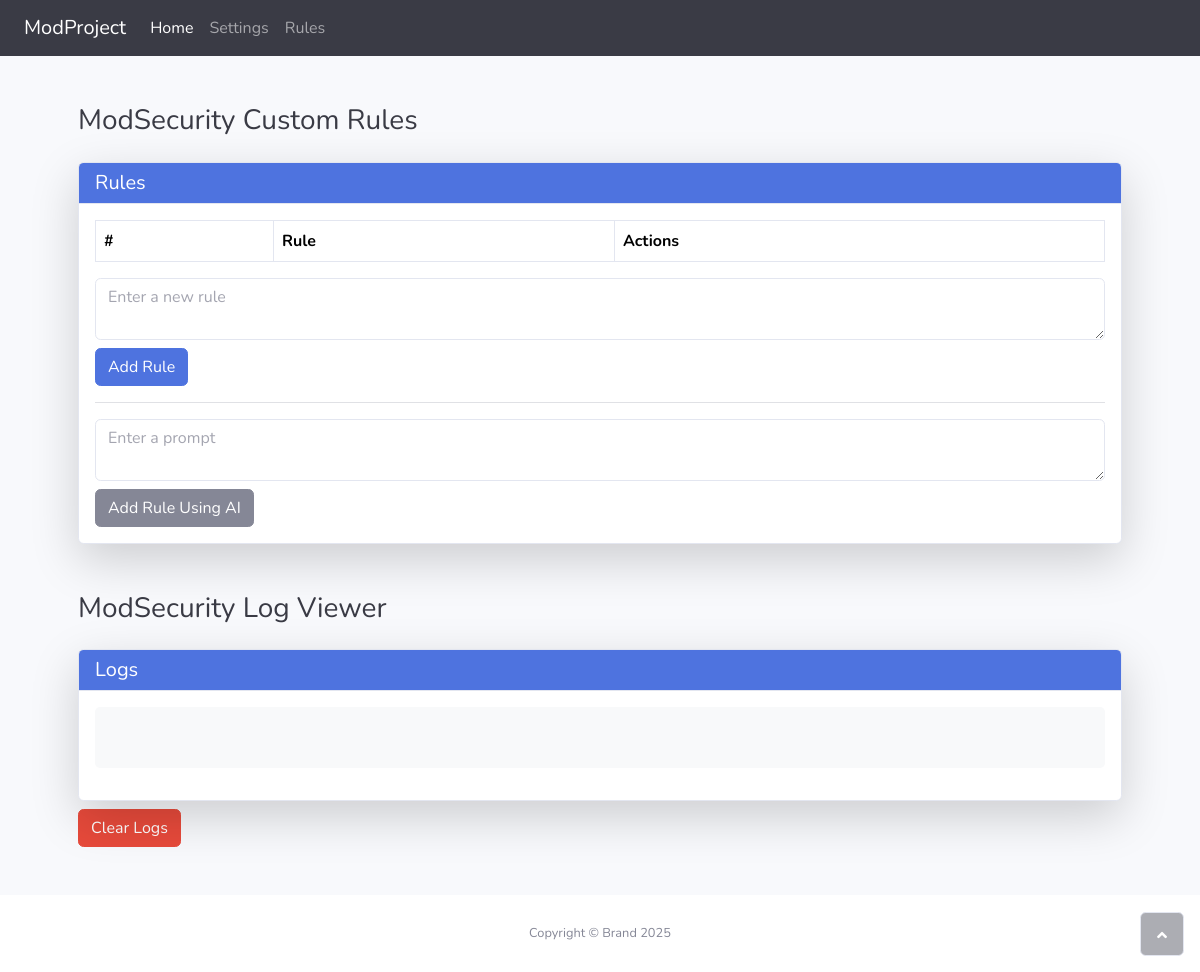
/modsettings, run on an earlier commit of the app's database.
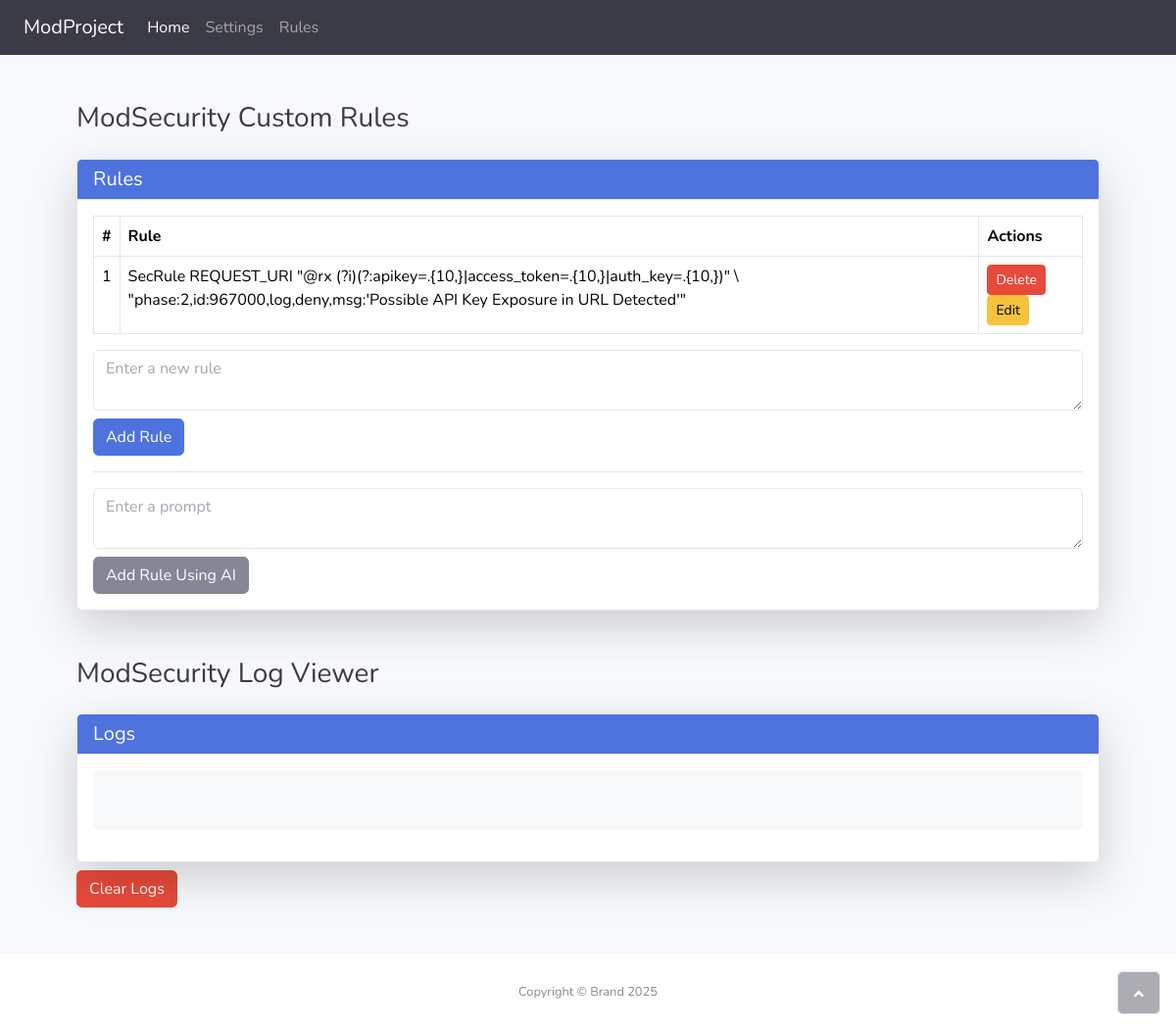
And on a later commit of the database.
### tables this page shows
CREATE TABLE rules (
            id INTEGER PRIMARY KEY AUTOINCREMENT,
            rule TEXT NOT NULL
        );

### app.py (the view, shortened to what this page needs)
@app.route('/modsettings', methods=['GET', 'POST'])
def panel():
    show_alert = False
    error_message = ""
    new_rule_id = None
    new_rule = None  # Initialize to avoid UnboundLocalError
    ai_rule = None  # Initialize AI-generated rule variable
    rules = get_all_rules()
    try:
        rendered_rules = render_template('modsec_rules_template.j2', rules=rules)
        with open(RULE_FILE_PATH, 'w') as file:
            file.write(rendered_rules)
        try:
            check_nginx()
        except subprocess.CalledProcessError:
            if new_rule_id:
                delete_rule(new_rule_id)  # Remove the rule if the test fails
            show_alert = True
            error_message = "NGINX configuration test failed. Rule was removed."
            return render_template('modsettings.html', rules=get_all_rules(), show_alert=show_alert, error_message=error_message)
        restart_nginx()
    except IOError as e:
        if new_rule_id:
            delete_rule(new_rule_id)
        show_alert = True
        error_message = f"Error writing to configuration file: {e}"
    except subprocess.CalledProcessError as e:
        if new_rule_id:
            delete_rule(new_rule_id)
        show_alert = True
        error_message = f"Error restarting NGINX: {e.stderr.decode()}"
    return render_template('modsettings.html', rules=rules, show_alert=show_alert, error_message=error_message)

### database.py (called while the page is built)
def get_db_connection():
    conn = sqlite3.connect(DATABASE)
    conn.row_factory = sqlite3.Row  # Return rows as dictionaries
    return conn

def get_all_rules():
    conn = get_db_connection()
    cursor = conn.cursor()
    cursor.execute('SELECT id, rule FROM rules')
    rules = cursor.fetchall()
    conn.close()
    return rules

### templates/modsettings.html (shortened to what this page needs)
{% extends 'includes/base.html' %}
{% block content %}
    <div id="wrapper">
        <div class="d-flex flex-column" id="content-wrapper">
            <div id="content">
                <div class="container my-5">
                    <div class="container-fluid">
                        <h3 class="text-dark mb-4">ModSecurity Custom Rules</h3>
                        <div class="card shadow-lg">
                            <div class="card-header bg-primary text-white">
                                <h5 class="mb-0">Rules</h5>
                            </div>
                            <div class="card-body">
                                <table class="table table-bordered">
                                    <thead>
                                        <tr>
                                            <th>#</th>
                                            <th>Rule</th>
                                            <th>Actions</th>
                                        </tr>
                                    </thead>
                                    <tbody>
                                        {% for rule in rules %}
                                        <tr>
                                            <td>{{ loop.index }}</td>
                                            <td>{{ rule[1] }}</td>
                                            <td>
                                                <form method="POST" action="{{ url_for('delete_rule_view', rule_id=rule[0]) }}" style="display:inline;">
                                                    <button class="btn btn-danger btn-sm">Delete</button>
                                                </form>
                                                <form method="POST" action="{{ url_for('edit_rule_view', rule_id=rule['id']) }}" style="display: inline;">
                                                    <button type="button" class="btn btn-warning btn-sm" onclick="editRule(this)">Edit</button>
                                                </form>
                                            </td>
                                        </tr>
                                        {% endfor %}
                                    </tbody>
                                </table>
                                <div class="mt-3">
                                    <form method="POST" action="{{ url_for('panel') }}">
                                        <textarea name="newRule" class="form-control" placeholder="Enter a new rule"></textarea>
                                        <button class="btn btn-primary mt-2">Add Rule</button>
                                    </form>
                                    <hr>
                                    <form method="POST" action="{{ url_for('panel') }}">
                                        <textarea class="form-control" name="generateRule" placeholder="Enter a prompt"></textarea>
                                        <button type="submit" class="btn btn-secondary mt-2">Add Rule Using AI</button>
                                    </form>
                                </div>
                            </div>
                        </div>
                    </div>
                    <div class="container my-5">
                        <h3 class="text-dark mb-4">ModSecurity Log Viewer</h3>
                        <div class="card shadow-lg">
                            <div class="card-header bg-primary text-white">
                                <h5 class="mb-0">Logs</h5>
                            </div>
                            <div class="card-body">
                                <pre id="logViewer" style="max-height: 600px; overflow-y: auto; background-color: #f8f9fa; padding: 20px; border-radius: 5px; font-family: monospace; font-size: 14px; line-height: 1.5; white-space: pre-wrap; word-wrap: break-word;">
                                </pre>
                            </div>
                        </div>
                        <button id="clearLogs" class="btn btn-danger mt-2">Clear Logs</button>
                    </div>
                </div>
            </div>
            <footer class="bg-white sticky-footer">
                <div class="container my-auto">
                    <div class="text-center my-auto copyright"><span>Copyright © Brand 2025</span></div>
                </div>
            </footer>
        </div><a class="border rounded d-inline scroll-to-top" href="#page-top"><i class="fas fa-angle-up"></i></a>
    </div>
{% endblock %}

### templates/includes/base.html (shortened to what this page needs)
<!DOCTYPE html>
<html lang="en">
<head>
    <link rel="stylesheet" href="/static/styles.css">
    <link rel="stylesheet" href="{{ url_for('static', filename='assets/bootstrap/css/bootstrap.min.css') }}">
    <link rel="stylesheet" href="{{ url_for('static', filename='assets/fonts/fontawesome-all.min.css') }}">
    <link rel="stylesheet" href="{{ url_for('static', filename='assets/fonts/ionicons.min.css') }}">
    <link rel="stylesheet" href="{{ url_for('static', filename='styles.css') }}">
</head>
<body class="page-top">
    {% include 'includes/header.html' %}
    {% block content %}{% endblock %}
</body>
</html>

### templates/includes/header.html
<header>
    <nav class="navbar navbar-expand-lg navbar-dark bg-dark">
        {% include 'includes/menu.html' %}
    </nav>
</header>

### templates/includes/menu.html (shortened to what this page needs)
<div class="container-fluid">
    <a class="navbar-brand" href="/">ModProject</a>
    <div class="collapse navbar-collapse" id="navbarNav">
        <ul class="navbar-nav">
            <li class="nav-item">
                <a class="nav-link active" aria-current="page" href="/">Home</a>
            </li>
            <li class="nav-item">
                <a class="nav-link" href="{{ url_for('panel') }}">Settings</a>
            </li>
            <li class="nav-item">
                <a class="nav-link" href="{{ url_for('rules_ui') }}">Rules</a>
            </li>
        </ul>
    </div>
</div>

What changed in the data, as far as the page shows it:
added rules: rule "SecRule REQUEST_URI \"@rx (?i)(?:apikey=.{10,}|access_token=.{10,}|auth_key=.{10,})\" \\ \"phase:2,id:967000,log,deny,msg:'Possible API Key Exposure in URL Detected'\""
